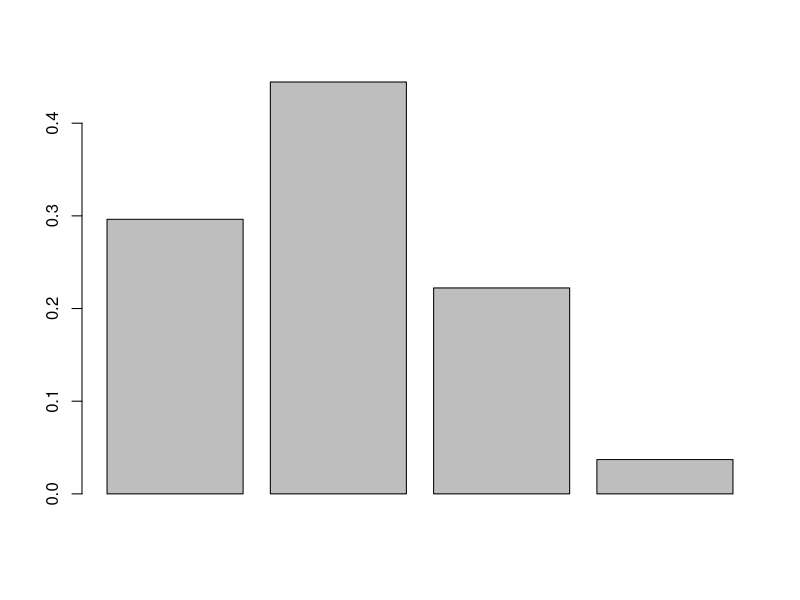

R code for this plot:
# Week 1

# Create a vector and fill the variable with 
#a <- c(1, 2, 3, 4, 5)

# Create vector from:to
#b <- c(1:10)

# Display vector from:to
#barplot(b[1:5])

# Display a barplot with the vector as data
#barplot(a)

#x <- 20 
#y <- 10 
#z <- "Hello, world!"

# Get datatype from variable
#class(x)

# Week 2

# Read CSV file
#ozone <- read.csv(file = "air.csv", head = TRUE, sep = ",")

# Week 3

#Question 1:
#n <- 25
#p <- 0.25
#1 - pbinom(0, n, p)

# Question 2:

#n <- 20
#p <- 1 / 3
#dbinom(12, n, p)

#Question 3:
#n <- 50
#p <- 1 - (1 / 100)
#dbinom(48, n, p)

#Question 4:
n <- 3
p <- 1/3
barplot(dbinom(0:3, n, p))